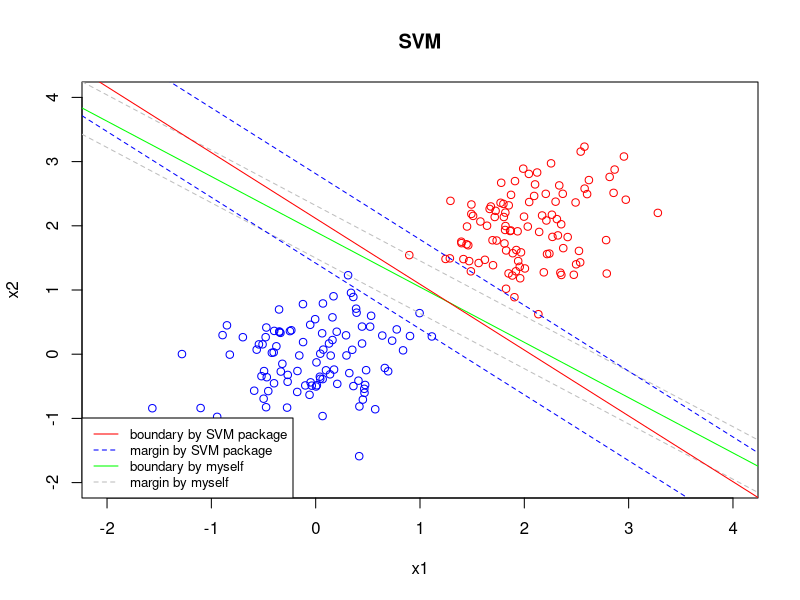

Here is the R script that generated this plot:
library(MASS)
library(mvtnorm)
library(e1071)
###Simulate cluster
a<-matrix(c(0.5,0.1,
            0,0.5),2,2)
Sigma<-a%*%t(a)

set.seed(6)
mu1<-c(2,2)
mu2<-c(0,0)
a1<-mvrnorm(100,mu1,Sigma)
a2<-mvrnorm(100,mu2,Sigma)
data1<-rbind(cbind(rep(1,100),a1),cbind(rep(-1,100),a2))
colnames(data1)<-c("group","x1","x2")
plot(data1[1:100,2:3],xlim=c(-2,4),ylim=c(-2,4),col="red",xlab = "x1",ylab="x2")
points(data1[101:200,2:3],col="blue")


svm_0<-function(data){
  a0<-rep(1,nrow(data))
  y<-data[,1]
  x<-data[,2:ncol(data)]
  n<-nrow(x)
  x1<-data[1:100,2:ncol(data)]
  x2<-data[101:200,2:ncol(data)]
  
  beta<-matrix(nrow=2,ncol=1)
  a<-a0
  beta[1]<-sum(a*y*x[,1])/n
  beta[2]<-sum(a*y*x[,2])/n
  min(x1%*%beta)
  max(x2%*%beta)
  s<-2/(min(x1%*%beta)-max(x2%*%beta))
  beta[1]<-beta[1]*s
  beta[2]<-beta[2]*s
  beta0<-1-min(x1%*%beta)
  #abline(-beta0/beta[1],-beta[2]/beta[1])
  support<-matrix(nrow=n,ncol=3)
  for(j in 1:n){
    if(y[j]*(x[j,]%*%beta+beta0)<=1+10^(-5)){
      a[j]=a[j]
      support[j,]<-data[j,]
    }else{
      a[j]=0
      support[j,]<-NA
    }
  }
  support<-na.omit(support)
  
  beta<-(support[1,2:3]-support[2,2:3])
  s<-2/abs(support[1,2:3]%*%beta-support[2,2:3]%*%beta)
  beta[1]<-beta[1]*s
  beta[2]<-beta[2]*s
  beta0<-1-max(support[1,2:3]%*%beta,support[2,2:3]%*%beta)
  
if(min(x1%*%beta)+beta0>=1){  
  cat("beta0=",beta0,"\n")
  cat("beta=",beta,"\n")
  abline(-beta0/beta[2],-beta[1]/beta[2],col="green")
  abline((1-beta0)/beta[2],-beta[1]/beta[2],col="grey",lty=2)
  abline((-1-beta0)/beta[2],-beta[1]/beta[2],col="grey",lty=2)
}
  
if(min(x1%*%beta)+beta0<1){
  a0<-rep(1,nrow(data))
  y<-data[,1]
  x<-data[,2:ncol(data)]
  n<-nrow(x)
  x1<-data[1:100,2:ncol(data)]
  x2<-data[101:200,2:ncol(data)]
  
  beta<-matrix(nrow=2,ncol=1)
  a<-a0
  beta[1]<-sum(a*y*x[,1])/n
  beta[2]<-sum(a*y*x[,2])/n
  min(x1%*%beta)
  max(x2%*%beta)
  s<-2/(min(x1%*%beta)-max(x2%*%beta))
  beta[1]<-beta[1]*s
  beta[2]<-beta[2]*s
  beta0<-1-min(x1%*%beta)
  #abline(-beta0/beta[1],-beta[2]/beta[1])
  
  
  support<-matrix(nrow=n,ncol=4)
  for(j in 1:n){
    support[j,1]<-y[j]*(x[j,]%*%beta+beta0)
    support[j,2:4]<-data[j,]
  }
  support[order(support[,1],decreasing=FALSE)[1:3],]
  
  support1<-support[order(support[,1],decreasing=FALSE)[1:3],2:4]
  ss<-subset(support1,support1[,1]==sum(support1[,1]))
  ss0<-subset(support1,support1[,1]==-sum(support1[,1]))
  
  beta[1]<--(ss[1,2:3]-ss[2,2:3])[2]
  beta[2]<-(ss[1,2:3]-ss[2,2:3])[1]
  s<-2/abs(ss[2,2:3]%*%beta-ss0[1,2:3]%*%beta)
  beta[1]<-beta[1]*s
  beta[2]<-beta[2]*s
  beta0<-1-max(ss[1,2:3]%*%beta,ss0[1,2:3]%*%beta)
  
  if(min(abs(max(x1%*%beta)+beta0),abs(min(x1%*%beta)+beta0))>=1){  
    cat("beta0=",beta0,"\n")
    cat("beta=",beta,"\n")
    abline(-beta0/beta[2],-beta[1]/beta[2],col="green")
    abline((1-beta0)/beta[2],-beta[1]/beta[2],col="grey",lty=2)
    abline((-1-beta0)/beta[2],-beta[1]/beta[2],col="grey",lty=2)
  }  
}
  
}

svm_0(data1)
###compare with svm
m1<-svm(group~x1+x2,data=data1,kernel="linear",scale=FALSE,type="C-classification")
coef(m1)
cf <- coef(m1)
abline(-cf[1]/cf[3], -cf[2]/cf[3], col = "red")
#plot margin 
abline(-(cf[1] + 1)/cf[3], -cf[2]/cf[3], col = "blue",lty=2)
abline(-(cf[1] - 1)/cf[3], -cf[2]/cf[3], col = "blue",lty=2)
legend("bottomleft", legend=c("boundary by SVM package", "margin by SVM package","boundary by myself","margin by myself"),
       col=c("red", "blue","green","grey"), lty=c(1,2,1,2), cex=0.8)
title(main="SVM")